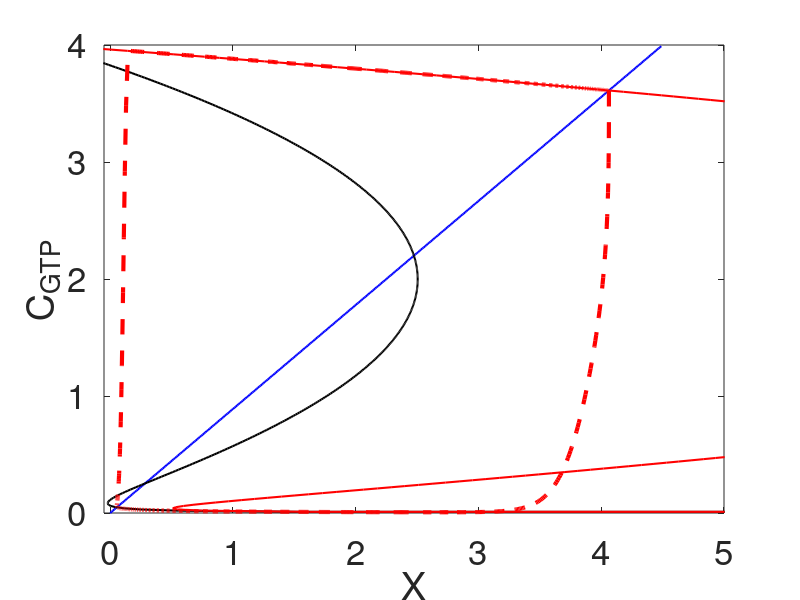
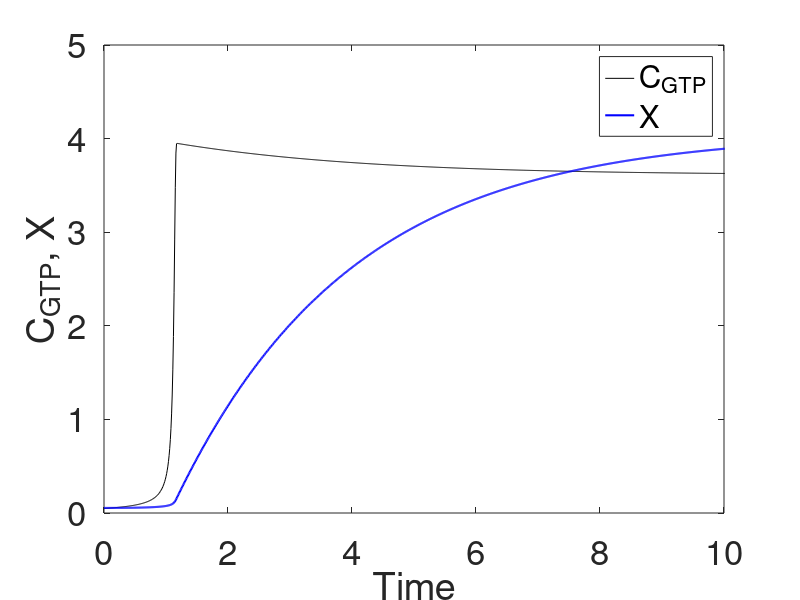
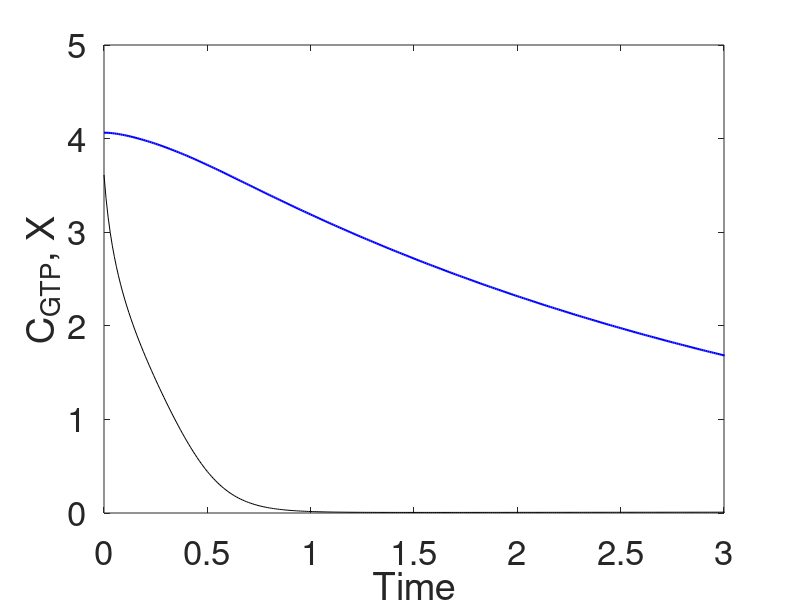
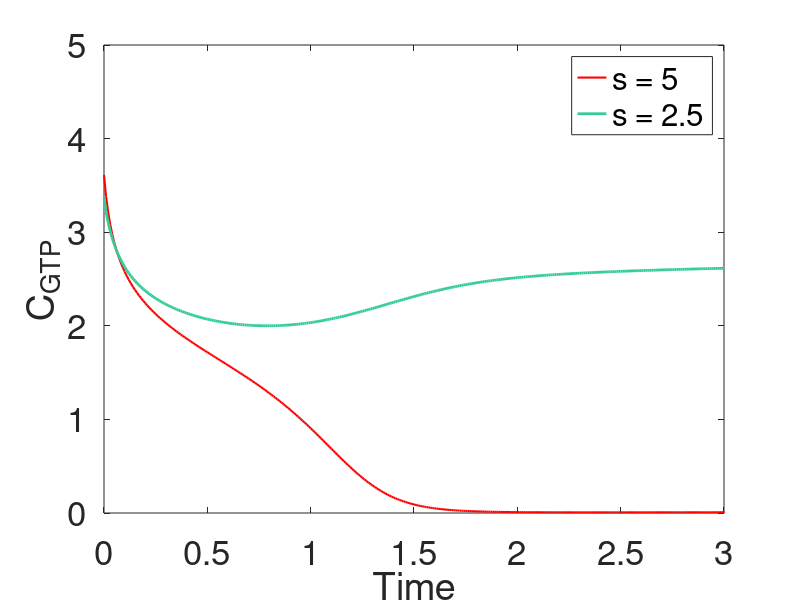

The MATLAB source for these figures, in order:
%Written by Tim Elston and modified by Kaiyun Guan
%Model of a bistable system with fast positive feedback and slow negative feedback. 
%Signal affects positive feedback

clear all; close all;

%Set parameter values
k0 = .01;
k1 = 1.5; 
k2 = 1; 
k3 = 2; 

ep = .4;
k4 = ep*0.9;
a2 = ep*.8;

sh = 5;  %high signal
si = 2.5; %intermediate signal
sl = 0.5;  %low signal

% spatial discretization
UT = 4;
xvals = [0.00001:.01:UT];

%compute nulclines with no signal
x_nc = k4/a2*xvals;
u_nc = 1/k3*(((k0+k1*xvals.^2).*(UT-xvals))./xvals - k2);

% Figure 3A
figure(1)
clf 
plot(x_nc,xvals,'-b','linewidth',1.5)
hold on 
plot(u_nc,xvals,'-k','linewidth',1.5)
axis([0 5 0 UT])
xlabel('X')
ylabel('C_{GTP}')
set(gca,'fontsize',25)

%compute nulclines with high signal
s = sh;
k1_s = k1+s;
xh_nc = k4/a2*xvals;
uh_nc = 1/k3*(((k0+k1_s*xvals.^2).*(UT-xvals))./xvals - k2);

figure(1)
plot(uh_nc,xvals,'-r','linewidth',1.5); xlim([-0.05,5])

%compute nulclines with low signal
s = sl;
k1_s = k1+s;
xl_nc = k4/a2*xvals;
ul_nc = 1/k3*(((k0+k1_s*xvals.^2).*(UT-xvals))./xvals - k2);


dt = .01;  %time step
nits = 30000; %number of time steps
tout = [0:dt:nits*dt];  %time points 

%Run the equations to steady state with no signal
%initial conditions. Vary x1 to investigate bistability. 

x1 = 0; 
x2 = (k4/a2)*x1;
for i = 1:nits
   x1_n = x1 + dt*((k0 + k1*x1.^2 ).* (UT-x1) - (k2+k3*x2)*x1);
   x2_n = x2 + dt*(k4*x1 - a2*x2);
   x1 = x1_n;
   x2 = x2_n;
end

%Turn signal to high
s = sh;
k1_s = k1+s;
%output vectors
x1out = zeros(1, nits+1);
x2out = zeros(1, nits+1);

x1out(1) = x1;
x2out(1) = x2;

%iterate equations: Euler method. 
for i = 1:nits
   x1_n = x1 + dt*((k0 + k1_s*x1.^2 ).* (UT-x1) - (k2+k3*x2)*x1);
   x2_n = x2 + dt*(k4*x1 - a2*x2);
   x1 = x1_n;
   x2 = x2_n;
   
   x1out(i+1) = x1;
   x2out(i+1) = x2;
end 

x1h = x1;
x2h = x2;

% Figure 3B
figure(2)
clf
plot(tout, x1out,'-k',tout,x2out,'-b','linewidth',1.5)
axis([0 10 0 5])
%hold on 
%title('Turn on high signal')
ylabel('C_{GTP}, X')
xlabel('Time')
legend('C_{GTP}','X')
set(gca,'fontsize',25)

figure(1)
plot(x2out,x1out,'--r','LineWidth',3)
set(gca,'fontsize',25)

%remove signal
s = 0;
k1_s = k1+s;

x1out(1) = x1h;
x2out(1) = x2h;

for i = 1:nits
   x1_n = x1 + dt*((k0 + k1_s*x1.^2 ).* (UT-x1) - (k2+k3*x2)*x1);
   x2_n = x2 + dt*(k4*x1 - a2*x2);
   x1 = x1_n;
   x2 = x2_n;
   
   x1out(i+1) = x1;
   x2out(i+1) = x2;
end 
% Figure 3C
figure(3)
plot(tout, x1out,'-k',tout,x2out,'-b','linewidth',1.5)
axis([0 3 0 5])
%title('Turn off high signal')
ylabel('C_{GTP}, X')
xlabel('Time')
set(gca,'fontsize',25)

%title('Turn off signal')
ylabel('C_{GTP}, X')
xlabel('Time')

figure(1)
plot(x2out,x1out,'--r','LineWidth',3)

%Drop to low signal.
s = sl;
k1_s = k1+s;

x1 = x1h;
x2 = x2h;

x1out(1) = x1h;
x2out(1) = x2h;


for i = 1:nits
   x1_n = x1 + dt*((k0 + k1_s*x1.^2 ).* (UT-x1) - (k2+k3*x2)*x1);
   x2_n = x2 + dt*(k4*x1 - a2*x2);
   x1 = x1_n;
   x2 = x2_n;
   x1out(i+1) = x1;
   x2out(i+1) = x2;
end 
% Figure 3D
figure(4)
clf
plot(tout, x1out,'-r','linewidth',1.5)
axis([0 3 0 5])
hold on
ylabel('C_{GTP}')
xlabel('Time')
set(gca,'fontsize',25)


%Start with intermediate signal.
s = si;
k1_s = k1+s;

x1 = x1h;
x2 = x2h;
x1out(1) = x1;
x2out(1) = x2;

for i = 1:nits
   x1_n = x1 + dt*((k0 + k1_s*x1.^2 ).* (UT-x1) - (k2+k3*x2)*x1);
   x2_n = x2 + dt*(k4*x1 - a2*x2);
   x1 = x1_n;
   x2 = x2_n;
   
   x1out(i+1) = x1;
   x2out(i+1) = x2;
end 

x1_i = x1;
x2_i = x2;

%Drop from intermediate to low signal.
s = sl;
k1_s = k1+s;

x1 = x1_i;
x2 = x2_i;
x1out(1) = x1;
x2out(1) = x2;

for i = 1:nits
   x1_n = x1 + dt*((k0 + k1_s*x1.^2 ).* (UT-x1) - (k2+k3*x2)*x1);
   x2_n = x2 + dt*(k4*x1 - a2*x2);
   x1 = x1_n;
   x2 = x2_n;
   
   x1out(i+1) = x1;
   x2out(i+1) = x2;
end 
figure(4)
plot(tout, x1out,'color',[0.2 0.8 0.6],'LineWidth',2)
legend('s = 5','s = 2.5')
